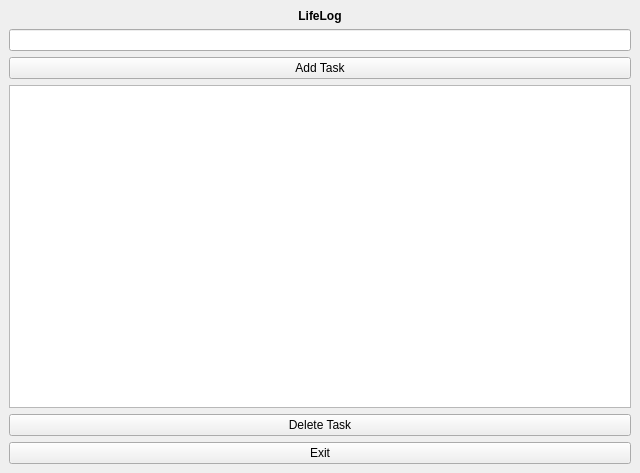
<?xml version="1.0" encoding="UTF-8"?>
<ui version="4.0">
 <class>MainWindow</class>
 <widget class="QMainWindow" name="MainWindow">
  <property name="geometry">
   <rect>
    <x>0</x>
    <y>0</y>
    <width>640</width>
    <height>473</height>
   </rect>
  </property>
  <property name="minimumSize">
   <size>
    <width>640</width>
    <height>473</height>
   </size>
  </property>
  <property name="windowTitle">
   <string>MainWindow</string>
  </property>
  <widget class="QWidget" name="main_layout">
   <layout class="QVBoxLayout" name="verticalLayout">
    <item>
     <widget class="QLabel" name="label">
      <property name="font">
       <font>
        <bold>true</bold>
       </font>
      </property>
      <property name="text">
       <string>LifeLog</string>
      </property>
      <property name="alignment">
       <set>Qt::AlignmentFlag::AlignCenter</set>
      </property>
     </widget>
    </item>
    <item>
     <widget class="QLineEdit" name="task_entry"/>
    </item>
    <item>
     <widget class="QPushButton" name="add_task_button">
      <property name="text">
       <string>Add Task</string>
      </property>
     </widget>
    </item>
    <item>
     <widget class="QListWidget" name="task_list"/>
    </item>
    <item>
     <widget class="QPushButton" name="delete_task_button">
      <property name="text">
       <string>Delete Task</string>
      </property>
     </widget>
    </item>
    <item>
     <widget class="QPushButton" name="exit_button">
      <property name="text">
       <string>Exit</string>
      </property>
     </widget>
    </item>
   </layout>
  </widget>
 </widget>
 <resources/>
 <connections/>
</ui>
